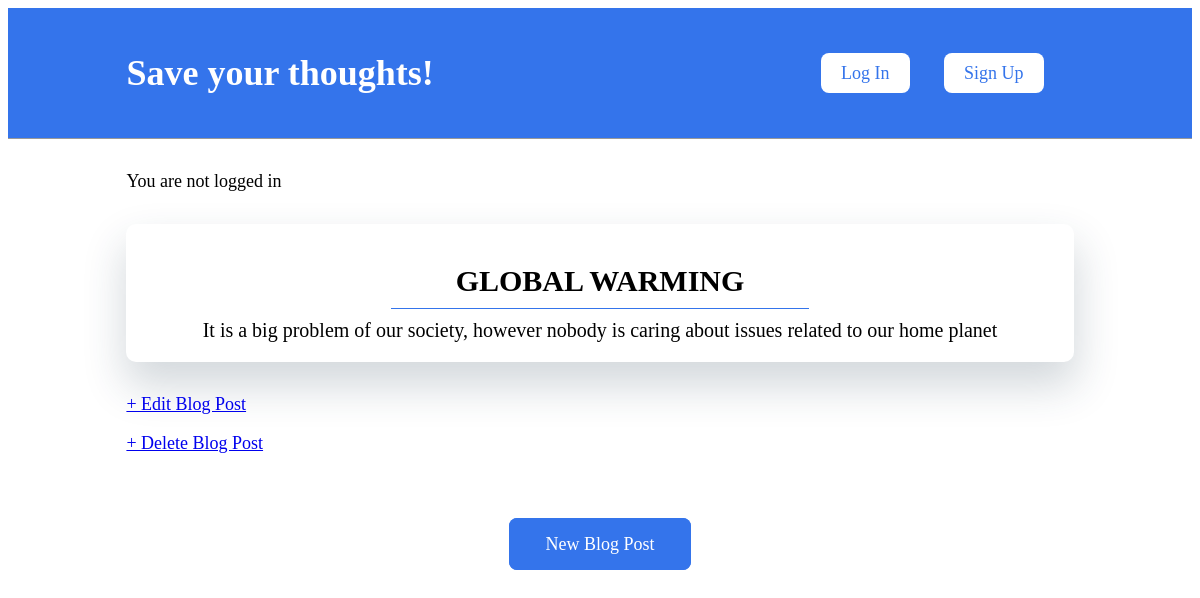
/post/5/, run on the app's committed database.
### blog/models.py (models this page shows, shortened)
class Post(models.Model):
    title = models.CharField(max_length=200)
    author = models.ForeignKey(
        'auth.User',
        on_delete=models.CASCADE,
    )
    body = models.TextField()

### blog/views.py (the view)
# urls.py: path('post/<int:pk>/', BlogDetailView.as_view(), name='post_detail'),
class BlogDetailView(DetailView):
    model = Post
    template_name = 'post_detail.html'

### blog/templates/post_detail.html
{% extends "base.html" %}
{% block content %}
<div class="post-entry">
    <h2>{{post.title}}</h2>
    <p>{{post.body}}</p>
</div>
<p><a href="{% url 'post_edit' post.pk %}">+ Edit Blog Post</a></p>
<p><a href="{% url 'post_delete' post.pk %}">+ Delete Blog Post</a> </p>
{% endblock content %}

### blog/static/css/base.css (style rules this page uses)
body { font-family: 'Libre Baskerville', serif; font-size: 18px; }
.post-entry { padding: 20px 15px; margin: 2rem 0; text-align: center; background-color: #fff; border-radius: 10px; border: none; box-shadow: 1px 22px 43px 2px rgba(34, 60, 80, 0.2); transition: all 0.5s; }
.post-entry h2 { padding: 10px 0; font-size: 30px; text-transform: uppercase; margin: 10px 250px; border-bottom: 1px solid #3474eb; }
.post-entry p { margin: 0; font-size: 20px; font-weight: 400; }

### data on the page
Post: title "GLOBAL WARMING", body "It is a big problem of our society, however nobody is caring about issues related to our home planet"
